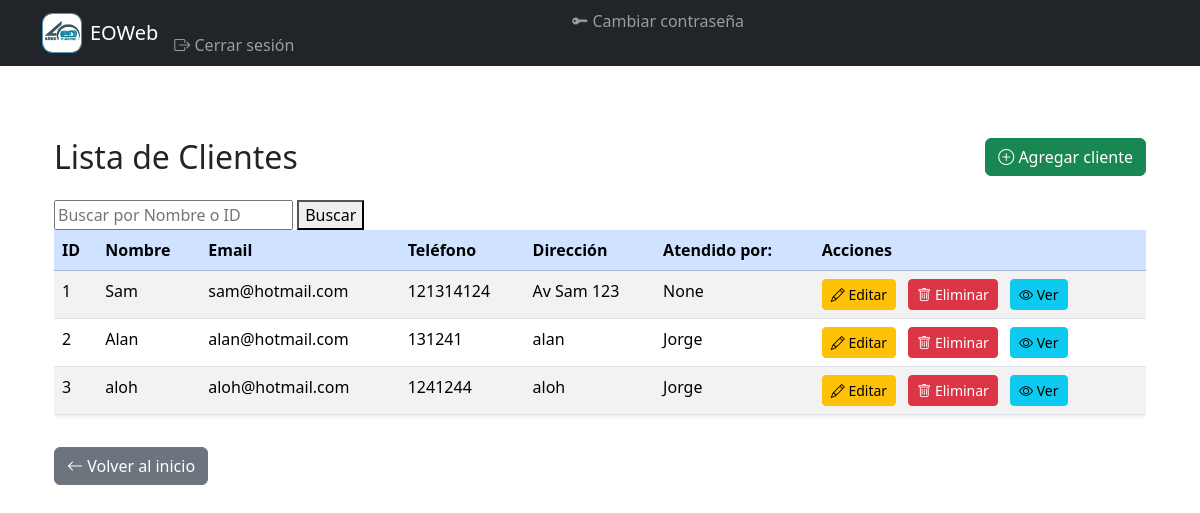
The app's page /clientes/ (signed in) with its own data.
### gestion/models.py (models this page shows, shortened)
class Cliente(models.Model):
    nombre = models.CharField(max_length=100)
    email = models.EmailField(unique=True)
    direccion = models.CharField(max_length=200, blank=True)
    colonia = models.CharField(max_length=100, blank=True)
    ciudad = models.CharField(max_length=100, blank=True)
    rfc = models.CharField(max_length=13, blank=True)
    razon_social = models.CharField(max_length=200, blank=True)
    telefono1 = models.CharField(max_length=20, default='0000000000')  # Valor temporal  # Obligatorio
    telefono2 = models.CharField(max_length=20, blank=True)  # Opcional
    obra = models.TextField(blank=True)
    atendio_reporte = models.ForeignKey('Empleado', null=True, blank=True, on_delete=models.SET_NULL)
    cfdi = models.FileField(upload_to='cfdis/', null=True, blank=True)

class Empleado(models.Model):
    usuario = models.OneToOneField(User, on_delete=models.CASCADE, null=True, blank=True)
    nombre = models.CharField(max_length=100)
    email = models.EmailField(unique=True)
    telefono = models.CharField(max_length=20, blank=True)
    cargo = models.CharField(max_length=50)
    domicilio = models.CharField(max_length=255, blank=True, null=True)
    codigo_postal = models.CharField(max_length=10, blank=True, null=True)
    rfc = models.CharField(max_length=13, blank=True, null=True)
    fecha_nacimiento = models.DateField(null=True, blank=True)
    tipo_sangre = models.CharField(max_length=5, blank=True, null=True)
    def __str__(self):
        return self.nombre

### gestion/views.py (the view)
# urls.py: path('clientes/',views.lista_clientes, name='lista_clientes'),
@login_required
def lista_clientes(request):
    query = request.GET.get('busqueda', '')
    if query:
        clientes = Cliente.objects.filter(
            Q(nombre__icontains=query) |
            Q(id__iexact=query)
        )
    else:
        clientes = Cliente.objects.all()
    return render(request, 'gestion/lista_clientes.html', {'clientes': clientes})

### gestion/templates/gestion/lista_clientes.html (shortened to what this page needs)
{% extends "gestion/base.html" %}
{% load static %}
{% block content %}
<div class="container my-5">
    <div class="d-flex justify-content-between align-items-center mb-4">
        <h2 class="mb-0">Lista de Clientes</h2>
        <a href="{% url 'agregar_cliente' %}" class="btn btn-success">
            <i class="bi bi-plus-circle"></i> Agregar cliente
        </a>
    </div>
    <form method="get">
        <input type="text" name="busqueda" placeholder="Buscar por Nombre o ID" value="{{ request.GET.busqueda }}">
        <button type="submit">Buscar</button>
    </form>
    <div class="table-responsive">
        <table class="table table-striped table-hover shadow-sm">
            <thead class="table-primary">
                <tr>
                    <th>ID</th>
                    <th>Nombre</th>
                    <th>Email</th>
                    <th>Teléfono</th>
                    <th>Dirección</th>
                    <th>Atendido por: </th>
                    <th>Acciones</th>
                </tr>
            </thead>
            <tbody>
                {% for cliente in clientes %}
                <tr>
                    <td>{{ cliente.id }}</td>
                    <td>{{ cliente.nombre }}</td>
                    <td>{{ cliente.email }}</td>
                    <td>{{ cliente.telefono1 }}</td>
                    <td>{{ cliente.direccion }}</td>
                    <td>{{ cliente.atendio_reporte }}</td>
                    <td>
                        <a href="{% url 'modificar_cliente' cliente.id %}" class="btn btn-sm btn-warning me-2">
                            <i class="bi bi-pencil"></i> Editar
                        </a>
                        <a href="{% url 'eliminar_cliente' cliente.id %}" class="btn btn-sm btn-danger me-2">
                            <i class="bi bi-trash"></i> Eliminar
                        </a>
                        <a href="{% url 'ver_cliente' cliente.id %}" class="btn btn-info btn-sm">
                            <i class="bi bi-eye"></i> Ver
                        </a>
                    </td>
                </tr>
                {% empty %}
                <tr>
                    <td colspan="5" class="text-center">No hay clientes.</td>
                </tr>
                {% endfor %}
            </tbody>
        </table>
    </div>
    <a href="{% url 'inicio' %}" class="btn btn-secondary mt-3">
        <i class="bi bi-arrow-left"></i> Volver al inicio
    </a>
</div>
{% endblock %}

### gestion/templates/gestion/base.html (shortened to what this page needs)
{% load static %}
<!DOCTYPE html>
<html lang="es">
<head>
    <link href="https://cdn.jsdelivr.net/npm/bootstrap@5.3.3/dist/css/bootstrap.min.css" rel="stylesheet">
    <link rel="stylesheet" href="{% static 'gestion/css/styles.css' %}">
    <link rel="stylesheet" href="https://cdn.jsdelivr.net/npm/bootstrap-icons@1.10.5/font/bootstrap-icons.css">
</head>
<body class="d-flex flex-column min-vh-100">
     {% if request.user.is_authenticated %}
    <nav class="navbar navbar-expand-lg navbar-dark bg-dark">
      <div class="container">
        <a class="navbar-brand d-flex align-items-center" href="{% url 'inicio' %}">
          <img src="{% static 'gestion/img/eoweb_login_icon.jpg' %}" alt="Logo" width="40" height="40" class="me-2" style="border: 1px solid #4f99b7; border-radius:10px;">
          EOWeb
        </a>
        <div class="collapse navbar-collapse" id="navbarNav">
          <ul class="navbar-nav ms-auto w-100 justify-content-center text-center d-flex flex-column">
            {% if request.user.is_authenticated and not request.resolver_match.url_name == 'login' %}
              <li class="nav-item me-3">
                <a href="{% url 'password_change' %}" class="btn btn-link nav-link" style="padding: 0; border: none; background: none;">
                  <i class="bi bi-key-fill"></i> Cambiar contraseña
                </a>
              </li>
              <li class="nav-item">
                <form action="{% url 'logout' %}" method="post" class="d-inline">
                  <button type="submit" class="btn btn-link nav-link" style="padding: 0; border: none; background: none;">
                    <i class="bi bi-box-arrow-right"></i> Cerrar sesión
                  </button>
                </form>
              </li>
            {% endif %}
          </ul>
        </div>
      </div>
    </nav>
    {% endif %}
    <main class="container my-4">
      {% block content %}{% endblock %}
    </main>
</body>
</html>

### records on screen
Cliente: id "1", nombre "Sam", email "sam@hotmail.com", telefono1 "121314124", direccion "Av Sam 123", atendio_reporte "None"
Cliente: id "2", nombre "Alan", email "alan@hotmail.com", telefono1 "131241", direccion "alan", atendio_reporte "Jorge"
Cliente: id "3", nombre "aloh", email "aloh@hotmail.com", telefono1 "1241244", direccion "aloh", atendio_reporte "Jorge"
